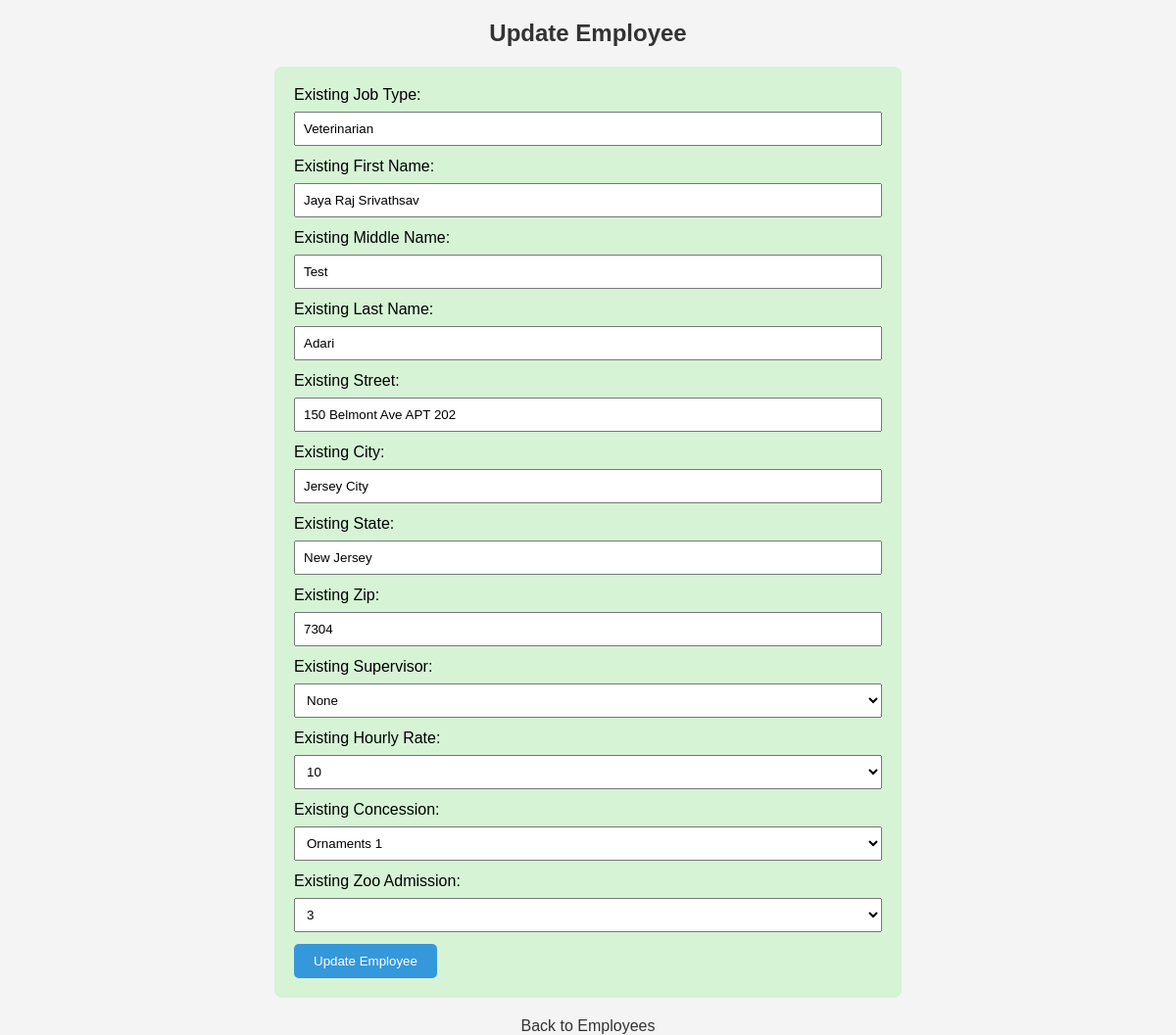
Screenshot of /employees/update_employee.php?id=15 with the database file from the repository.
### tables this page shows
CREATE TABLE IF NOT EXISTS `employee` (
  `EmployeeID` int(11) NOT NULL AUTO_INCREMENT,
  `StartDate` varchar(255) NOT NULL,
  `JobType` varchar(255) DEFAULT NULL,
  `FirstName` varchar(255) NOT NULL,
  `MiddleName` varchar(255) DEFAULT NULL,
  `LastName` varchar(255) NOT NULL,
  `Street` varchar(255) NOT NULL,
  `City` varchar(255) NOT NULL,
  `State` varchar(255) NOT NULL,
  `Zip` varchar(255) NOT NULL,
  `SuperID` int(11) DEFAULT NULL,
  `HourlyRateID` int(11) DEFAULT NULL,
  `ConcessionID` int(11) DEFAULT NULL,
  `ZooAdmissionID` int(11) DEFAULT NULL,
  PRIMARY KEY (`EmployeeID`),
  KEY `SuperID` (`SuperID`),
  KEY `HourlyRateID` (`HourlyRateID`),
  KEY `ConcessionID` (`ConcessionID`),
  KEY `ZooAdmissionID` (`ZooAdmissionID`),
  CONSTRAINT `employee_ibfk_1` FOREIGN KEY (`SuperID`) REFERENCES `employee` (`EmployeeID`),
  CONSTRAINT `employee_ibfk_2` FOREIGN KEY (`HourlyRateID`) REFERENCES `hourlyrate` (`ID`),
  CONSTRAINT `employee_ibfk_3` FOREIGN KEY (`ConcessionID`) REFERENCES `concession` (`ID`),
  CONSTRAINT `employee_ibfk_4` FOREIGN KEY (`ZooAdmissionID`) REFERENCES `zooadmission` (`ID`)
);

CREATE TABLE IF NOT EXISTS `hourlyrate` (
  `ID` int(11) NOT NULL AUTO_INCREMENT,
  `HourlyRate` varchar(255) NOT NULL,
  PRIMARY KEY (`ID`)
);

CREATE TABLE IF NOT EXISTS `concession` (
  `ID` int(11) NOT NULL,
  `Product` varchar(255) NOT NULL,
  PRIMARY KEY (`ID`),
  CONSTRAINT `concession_ibfk_1` FOREIGN KEY (`ID`) REFERENCES `revenuetype` (`ID`)
);

CREATE TABLE IF NOT EXISTS `zooadmission` (
  `ID` int(11) NOT NULL,
  `SeniorPrice` int(11) NOT NULL,
  `AdultPrice` int(11) NOT NULL,
  `ChildPrice` int(11) NOT NULL,
  PRIMARY KEY (`ID`),
  CONSTRAINT `zooadmission_ibfk_1` FOREIGN KEY (`ID`) REFERENCES `revenuetype` (`ID`)
);

### employees/update_employee.php (the view, shortened to what this page needs)
<?php
include '../includes/db_connection.php';
$hourlyRatesSql = "SELECT ID, HourlyRate FROM HourlyRate";
$hourlyRatesResult = $conn->query($hourlyRatesSql);
$concessionsSql = "SELECT ID, Product FROM Concession";
$concessionsResult = $conn->query($concessionsSql);
$zooAdmissionsSql = "SELECT ID FROM ZooAdmission";
$zooAdmissionsResult = $conn->query($zooAdmissionsSql);
$existingData = array();
if (isset($_GET['id']) && is_numeric($_GET['id'])) {
    $employeeId = $_GET['id'];
    $selectSql = "SELECT * FROM Employee WHERE EmployeeID = ?";
    $selectStmt = $conn->prepare($selectSql);
    $selectStmt->bind_param("i", $employeeId);
    $selectStmt->execute();
    $selectResult = $selectStmt->get_result();
    if ($selectResult->num_rows == 1) {
        $existingData = $selectResult->fetch_assoc();
    } else {
        echo "Employee not found.";
        exit();
    }
} else {
    echo "Invalid employee ID.";
    exit();
}
?>
<!DOCTYPE html>
<html lang="en">
<head>
</head>
<body>
    <h2>Update Employee</h2>
    <form method="post" action="">
        <?php if (!empty($existingData)) : ?>
            <label for="newJobType">Existing Job Type:</label>
            <input type="text" name="newJobType" value="<?php echo $existingData['JobType']; ?>" required><br>
            <label for="newFirstName">Existing First Name:</label>
            <input type="text" name="newFirstName" value="<?php echo $existingData['FirstName']; ?>" required><br>
            <label for="newMiddleName">Existing Middle Name:</label>
            <input type="text" name="newMiddleName" value="<?php echo $existingData['MiddleName']; ?>"><br>
            <label for="newLastName">Existing Last Name:</label>
            <input type="text" name="newLastName" value="<?php echo $existingData['LastName']; ?>" required><br>
            <label for="newStreet">Existing Street:</label>
            <input type="text" name="newStreet" value="<?php echo $existingData['Street']; ?>" required><br>
            <label for="newCity">Existing City:</label>
            <input type="text" name="newCity" value="<?php echo $existingData['City']; ?>" required><br>
            <label for="newState">Existing State:</label>
            <input type="text" name="newState" value="<?php echo $existingData['State']; ?>" required><br>
            <label for="newZip">Existing Zip:</label>
            <input type="text" name="newZip" value="<?php echo $existingData['Zip']; ?>" required><br>
            <label for="newSuperID">Existing Supervisor:</label>
            <select name="newSuperID">
                <option value="">None</option>
            </select><br>
            <label for="newHourlyRateID">Existing Hourly Rate:</label>
            <select name="newHourlyRateID" required>
                <?php $hourlyRatesResult->data_seek(0); ?>
                <?php while ($hourlyRate = $hourlyRatesResult->fetch_assoc()) : ?>
                    <option value="<?php echo $hourlyRate['ID']; ?>" <?php echo ($hourlyRate['ID'] == $existingData['HourlyRateID']) ? 'selected' : ''; ?>>
                        <?php echo $hourlyRate['HourlyRate']; ?>
                    </option>
                <?php endwhile; ?>
            </select><br>
            <label for="newConcessionID">Existing Concession:</label>
            <select name="newConcessionID">
                <?php $concessionsResult->data_seek(0); ?>
                <?php while ($concession = $concessionsResult->fetch_assoc()) : ?>
                    <option value="<?php echo $concession['ID']; ?>" <?php echo ($concession['ID'] == $existingData['ConcessionID']) ? 'selected' : ''; ?>>
                        <?php echo $concession['Product']; ?>
                    </option>
                <?php endwhile; ?>
            </select><br>
            <label for="newZooAdmissionID">Existing Zoo Admission:</label>
            <select name="newZooAdmissionID">
                <?php $zooAdmissionsResult->data_seek(0); ?>
                <?php while ($zooAdmission = $zooAdmissionsResult->fetch_assoc()) : ?>
                    <option value="<?php echo $zooAdmission['ID']; ?>" <?php echo ($zooAdmission['ID'] == $existingData['ZooAdmissionID']) ? 'selected' : ''; ?>>
                        <?php echo $zooAdmission['ID']; ?>
                    </option>
                <?php endwhile; ?>
            </select><br>
        <?php endif; ?>
        <button type="submit" name="updateEmployee">Update Employee</button>
    </form>
    <a href="view_employees.php">Back to Employees</a>
</body>
</html>

### employees/update_employee.php (style rules this page uses)
body { font-family: Arial, sans-serif; background-color: #f4f4f4; margin: 0; padding: 0; }
h2 { text-align: center; color: #333; }
form { width: 50%; margin: 20px auto; background-color: rgba(144, 238, 144, 0.3); padding: 20px; border-radius: 8px; }
label { display: block; margin-bottom: 8px; }
input, select { width: 100%; padding: 8px; margin-bottom: 12px; box-sizing: border-box; }
button { display: inline-block; padding: 10px 20px; background-color: #3498db; color: #fff; border: none; border-radius: 5px; cursor: pointer; }
a { display: block; margin-top: 10px; text-align: center; text-decoration: none; color: #333; }

### rows the page displays
employee: newJobType "Veterinarian", newFirstName "Jaya Raj Srivathsav", newMiddleName "Test", newLastName "Adari", newStreet "150 Belmont Ave APT 202", newCity "Jersey City", newState "New Jersey", newZip "7304", newHourlyRateID "10", newConcessionID "Ornaments 1", newZooAdmissionID "3"
